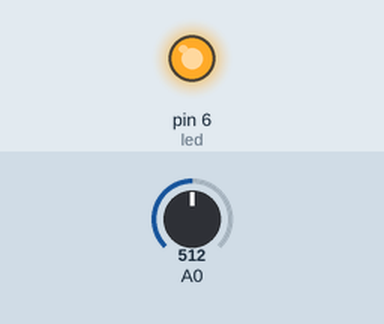
Recording of a sketch running on a simulated Arduino Uno, built with avr-gcc and run on an emulated ATmega328P. On the bench: output pins drawn as LEDs (lit = HIGH). The test bench sets the inputs (shaded band); at power-on: A0 = 512. What the sketch prints to the serial monitor is not drawn.

Above: at 1.2 s.
1.3 s: A0 set to 6
2.8 s: A0 set to 3
At 3.9 s:
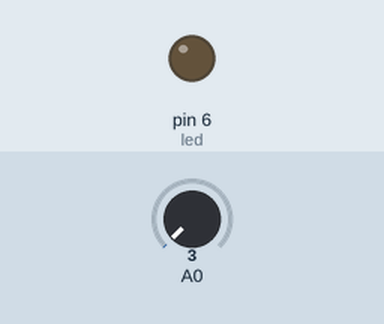
4.3 s: A0 set to 122
At 5.1 s:
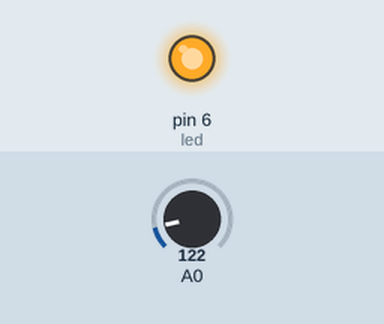
5.8 s: A0 set to 0
At 6.2 s:
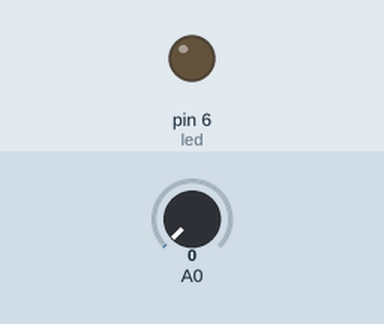
Timing chart, 0 to 8.3 s (numbered marks = the images above; inputs shaded):
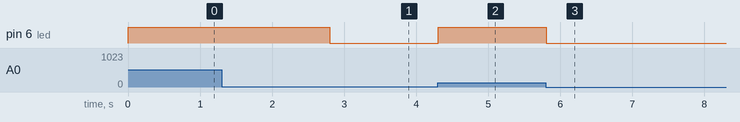

Measured:
- the behaviour switches between 5 and 4 on A0 (found by bisection; images 0 and 1)
- after the input at 2.8 s, pin 6 (led): HIGH → LOW at once
- after the input at 4.3 s, pin 6 (led): LOW → HIGH at once
- after the input at 5.8 s, pin 6 (led): HIGH → LOW at once

The sketch:

3.0_TABLE_LAMP.ino
```cpp
const int led=6;
int a,count=0;


void setup() {
  Serial.begin(9600);
  pinMode(led,OUTPUT);
  pinMode(A0,INPUT);

}

void loop()
{
  a=analogRead(A0);
  Serial.print(a);
  Serial.print("\n");

  if(a>4)
   { digitalWrite(6,HIGH);
     //for(int i=0;;i++)
     //delay(1000+i);
   }
  else
    digitalWrite(6,LOW);


}
```
